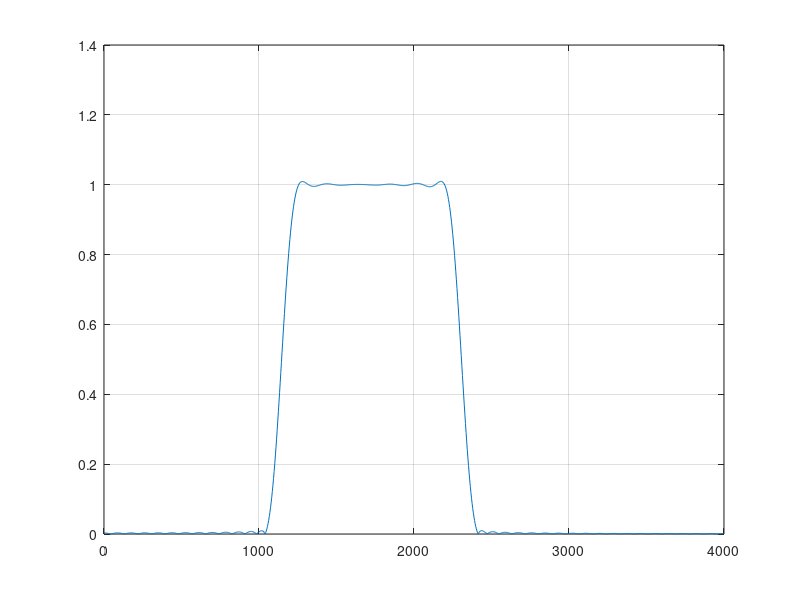

Source code (MATLAB):
fsamp = 8000;
fcuts = [1000 1300 2210 2410];
mags = [0 1 0];
devs = [0.01 0.05 0.01];

[n,Wn,beta,ftype] = kaiserord(fcuts,mags,devs,fsamp);
n = n + rem(n,2);
hh = fir1(n,Wn,ftype,kaiser(n+1,beta),'noscale');

[H,f] = freqz(hh,1,1024,fsamp);
plot(f,abs(H))
grid

disp(n);
regexprep(num2str(hh),'\s+',',')